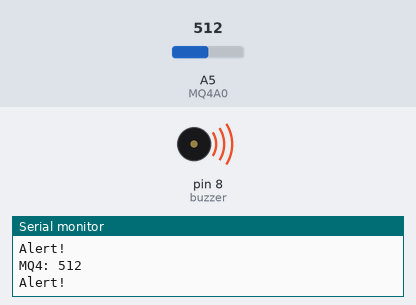
Bench run of a sketch on a simulated Arduino Uno, built with avr-gcc and run on an emulated ATmega328P. Shown: buzzer (waves = sounding, pin HIGH), the last lines printed to the serial monitor. The test bench sets the inputs (shaded band); at power-on: A5 (MQ4A0) = 512.

Above: at 1.2 s.
1.3 s: A5 (MQ4A0) set to 40
2.8 s: A5 (MQ4A0) set to 32
At 3.7 s:
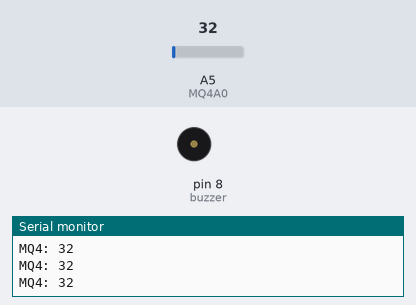
4.3 s: A5 (MQ4A0) set to 122
At 5.0 s:
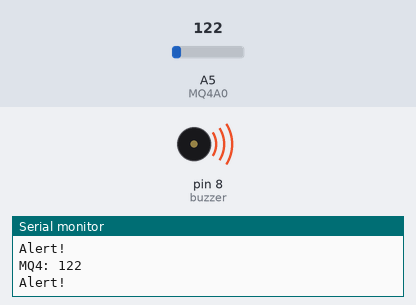
5.8 s: A5 (MQ4A0) set to 0
At 6.3 s:
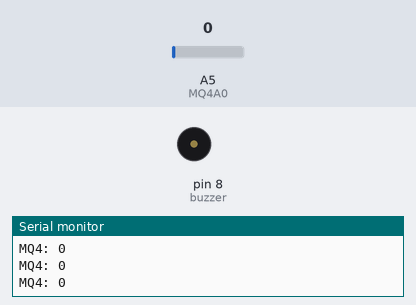
Timing chart, 0 to 8.3 s (numbered marks = the images above; inputs shaded):
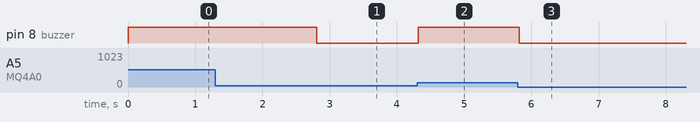

The sketch:

gas.ino
```cpp
// 瓦斯探測

int MQ4A0 = A5;
int buzzer = 8;    // 定義蜂鳴器接在第 8 腳
int Standard = 35; // 400

void setup() {
  pinMode(MQ4A0, INPUT);
  pinMode(buzzer, OUTPUT); // 設定蜂鳴器腳位為輸出
  Serial.begin(9600);
}

void loop() {
  int result = analogRead(MQ4A0);
  Serial.print("MQ4: ");
  Serial.println(result);

  if (result > Standard) {
    Serial.println("Alert!");

    // 法 A：直接給高電位（適用於主動式蜂鳴器）
    digitalWrite(buzzer, HIGH);

    // 法 B：發出特定頻率聲音（適用於被動式蜂鳴器，聽起來較響亮）
    // tone(buzzer, 1000); // 發出 1000Hz 的聲音
  }
  else {
    digitalWrite(buzzer, LOW);
    // noTone(buzzer); // 如果使用法 B，則用這行關閉
  }

  delay(100);
}
```

Measured:
- the behaviour switches between 36 and 35 on A5 (MQ4A0) (found by bisection; images 0 and 1)
- after the input at 2.8 s, pin 8 (buzzer): HIGH → LOW at once
- after the input at 4.3 s, pin 8 (buzzer): LOW → HIGH at once
- after the input at 5.8 s, pin 8 (buzzer): HIGH → LOW at once
